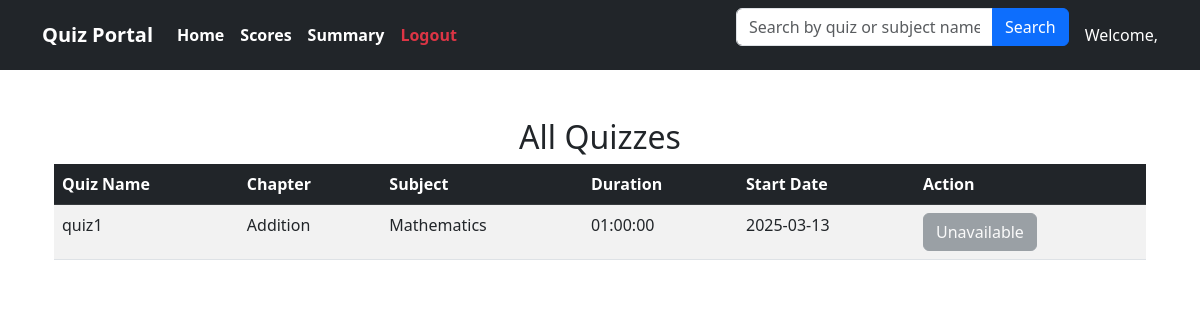
Screenshot of /quizzes with the database file from the repository.
### backend/models.py (models this page shows)
class Quiz(db.Model):
    __tablename__ = 'quiz'
    id = db.Column(db.Integer, primary_key=True)
    chapter_id = db.Column(db.Integer, db.ForeignKey('chapter.id', ondelete='CASCADE'), nullable=False)
    quiz_name = db.Column(db.String, nullable=False)
    date_of_quiz = db.Column(db.DateTime, nullable=False)
    time_duration = db.Column(db.Time, nullable=False)
    questions = db.relationship('Question', backref='quiz',lazy=True, cascade='all, delete-orphan')
    scores = db.relationship('Score', backref='quiz',lazy=True, cascade='all, delete-orphan')

class Chapter(db.Model):
    __tablename__ = 'chapter'
    id = db.Column(db.Integer, primary_key=True)
    name = db.Column(db.String, nullable=False)
    description = db.Column(db.String, nullable=False)
    subject_id = db.Column(db.Integer, db.ForeignKey('subjects.id', ondelete='CASCADE'), nullable=False)
    quizzes = db.relationship('Quiz', backref='chapter',lazy=True, cascade='all, delete-orphan')

class Subject(db.Model):
    __tablename__ = 'subjects'
    id = db.Column(db.Integer, primary_key=True)
    name = db.Column(db.String(100), nullable=False)
    description = db.Column(db.String(255), nullable=True)
    chapters = db.relationship('Chapter', backref='subject', cascade="all, delete", lazy=True)

### app.py (the view)
@app.route('/quizzes', methods=['GET'])
def all_quizzes():
    current_date = date.today()  # Get today's date
    quizzes_query = (
        db.session.query(
            Quiz.id,
            Quiz.quiz_name,
            Quiz.time_duration,
            Quiz.date_of_quiz,
            Chapter.name.label("chapter"),
            Subject.name.label("subject")
        )
        .join(Chapter, Quiz.chapter_id == Chapter.id)
        .join(Subject, Chapter.subject_id == Subject.id)
    )
    quizzes = quizzes_query.all()
    formatted_quizzes = []
    for quiz in quizzes:
        formatted_quizzes.append({
            "id": quiz.id,
            "quiz_name": quiz.quiz_name,
            "time_duration": quiz.time_duration,
            "date_of_quiz": quiz.date_of_quiz.date() if isinstance(quiz.date_of_quiz, datetime) else quiz.date_of_quiz,
            "chapter": quiz.chapter,
            "subject": quiz.subject
        })
    return render_template('users.html', quizzes=formatted_quizzes, current_date=current_date)

### templates/users.html (shortened to what this page needs)
{% extends "usernavbar.html" %}
{% block content %}
    <div class="container mt-5">
        <h2 class="text-center">All Quizzes</h2>
        <table class="table table-striped">
            <thead class="table-dark">
                <tr>
                    <th>Quiz Name</th>
                    <th>Chapter</th>
                    <th>Subject</th>
                    <th>Duration</th>
                    <th>Start Date</th>
                    <th>Action</th>
                </tr>
            </thead>
            <tbody>
                {% for quiz in quizzes %}
                <tr>
                    <td>{{ quiz.quiz_name }}</td>
                    <td>{{ quiz.chapter }}</td>
                    <td>{{ quiz.subject }}</td>
                    <td>{{ quiz.time_duration }}</td>
                    <td>{{ quiz.date_of_quiz.strftime('%Y-%m-%d') }}</td>
                    <td>
                        {% if quiz.date_of_quiz == current_date %}
                            <a href="{{ url_for('attempt_quiz', quiz_id=quiz.id) }}" class="btn btn-primary">Start Quiz</a>
                        {% else %}
                            <button class="btn btn-secondary" disabled>Unavailable</button>
                        {% endif %}
                    </td>
                </tr>
                {% endfor %}
            </tbody>
        </table>
    </div>
</body>
</html>
{% endblock %}

### rows the page displays
Quiz: quiz_name "quiz1", chapter "Addition", subject "Mathematics", time_duration "01:00:00", date_of_quiz "2025-03-13"
